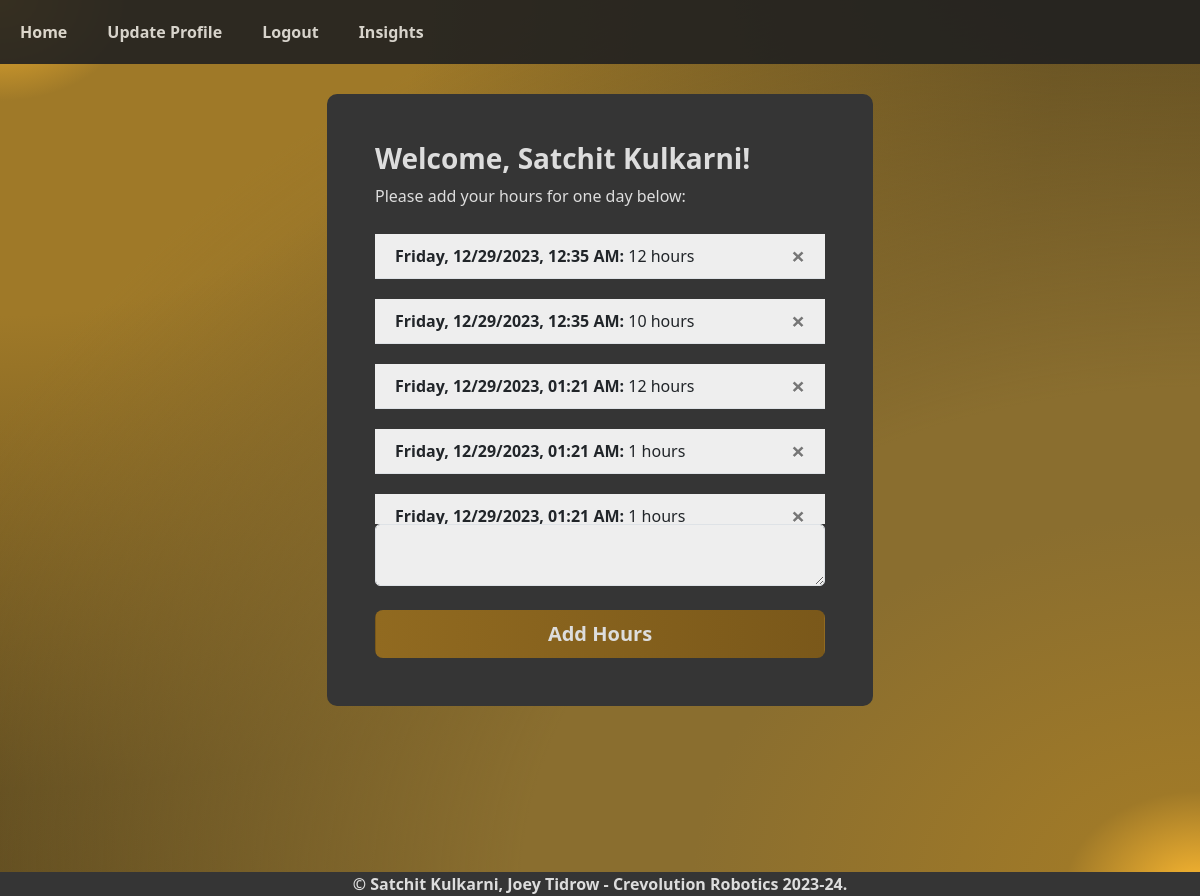
The page / (signed in) on the database as committed earlier.
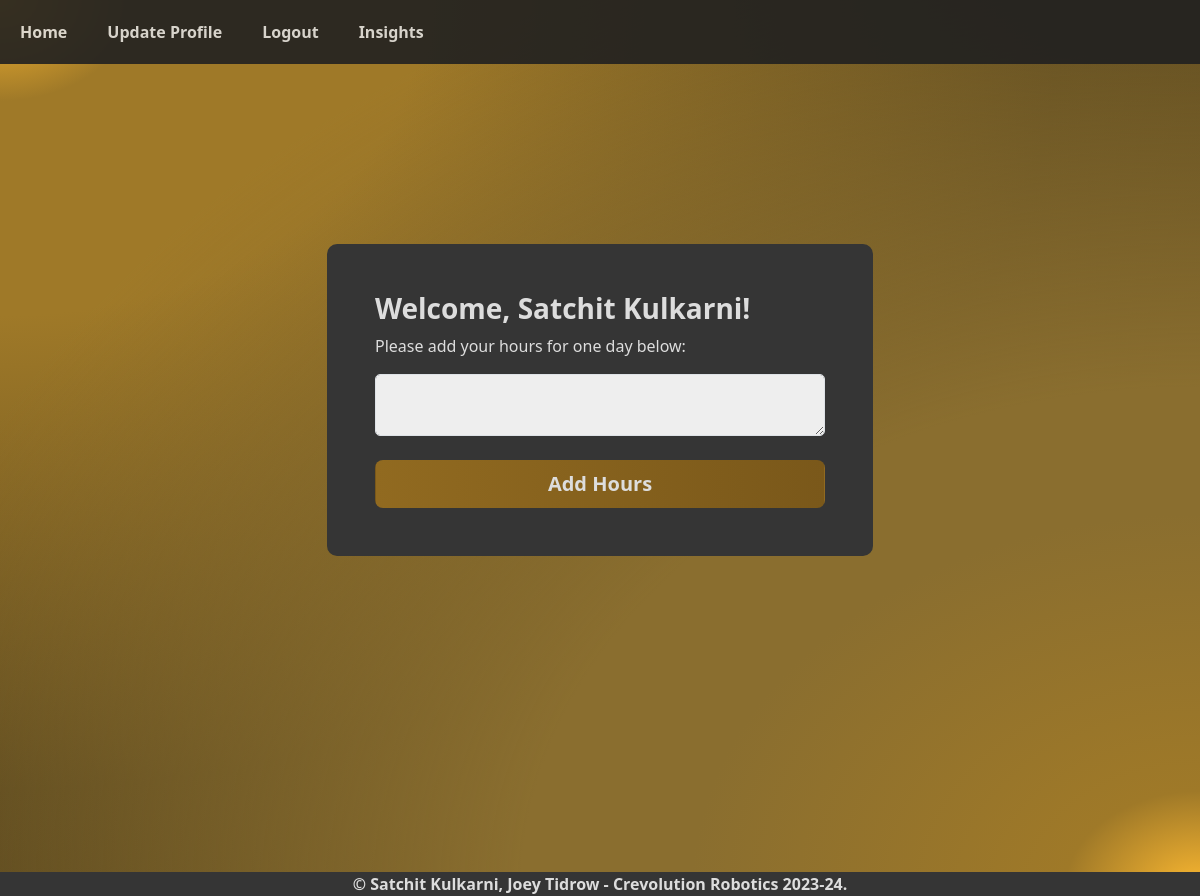
The same page on the database as committed later.
### website/models.py (models this page shows)
class User(db.Model, UserMixin):
    id = db.Column(db.Integer, primary_key=True)
    email = db.Column(db.String(250), unique=True)
    password = db.Column(db.String(250))
    fullName = db.Column(db.String(250))
    total = db.Column(db.Float)
    hours = db.relationship('Hours')

class Hours(db.Model):
    id = db.Column(db.Integer, primary_key=True)
    data = db.Column(db.Float)
    date = db.Column(db.DateTime(timezone=True), default=lambda:datetime.now(pytz.timezone('America/New_York')), unique=True)
    user_id = db.Column(db.Integer, db.ForeignKey('user.id'))

### website/views.py (the view, shortened to what this page needs)
@views.route('/', methods=['GET', 'POST'])
@login_required
def home():
    return render_template("home.html", user=current_user)

### website/__init__.py (called while the page is built)
def create_app():
    app = Flask(__name__)
    app.config['SECRET_KEY'] = 'Joey Tidrow is a big nerd'
    app.config['SQLALCHEMY_DATABASE_URI'] = f'sqlite:///{DB_NAME}'
    db.init_app(app)
    from .views import views
    from .auth import auth
    app.register_blueprint(views, url_prefix = '/')
    app.register_blueprint(auth, url_prefix = '/')
    from .models import User, Hours
    with app.app_context():
        db.create_all()
    login_manager = LoginManager()
    login_manager.login_view = 'auth.login'
    login_manager.init_app(app)
    @login_manager.user_loader
    def load_user(id):
        return User.query.get(int(id))
    return app

### website/templates/home.html
{% extends "base.html" %}
{% block title %}Home{% endblock %} {% block content %}
<section class="vh-100 bg-image z-0">
  <div class="mask d-flex align-items-center h-100 z-0">
    <div class="container h-100 z-0">
      <div
        class="row d-flex justify-content-center align-items-center h-100 z-0">
        <div class="col-12 col-md-9 col-lg-7 col-xl-6 z-0">
          <div class="card z-0" style="border-radius: 15px;">
            <div class="card-body p-5 logincss z-0">
              <h3><b>Welcome, {{user.fullName}}!</b></h3>
              <p>Please add your hours for one day below:</p>
              <div style="max-height:300px; overflow-y:auto;">
                <ul class="list-group list-group-flush" id="hours">
                  {% for hour in user.hours %}
                  <li class="list-group-item">
                    <b>{{hour.date.strftime('%A, %m/%d/%Y, %I:%M %p')}}:</b> {{
                    hour.data|int if hour.data % 1 == 0 else hour.data }} hours
                    <button type="button" class="close"
                      onClick="deleteHour('{{hour.id}}')">
                      <span aria-hidden="true">&times;</span>
                    </button>
                  </li>
                  {% endfor %}
                </ul>
              </div>
              <form method="POST">
                <textarea name="hour" id="hour" class="form-control"></textarea>
                <br />
                <div align="center">
                  <button type="submit"
                    class="btn btn-block btn-lg gradient-custom-4 "><b>Add
                      Hours</b></button>
                </div>
              </form>
            </div>
          </div>
        </div>
      </div>
    </div>
  </div>
</section>
{% endblock %}

### website/templates/base.html (shortened to what this page needs)
<!DOCTYPE html>
<html lang="en">
  <head>
    <link
      rel="stylesheet"
      href="https://stackpath.bootstrapcdn.com/bootstrap/4.4.1/css/bootstrap.min.css"
 />
    <link
      href="https://cdn.jsdelivr.net/npm/bootstrap@5.3.2/dist/css/bootstrap.min.css"
      rel="stylesheet"
>
    <link
      rel="stylesheet"
      href="../static/style.css" />
  </head>
  <body class="gradient-custom-3 z-0">
    <nav class="navbar navbar-expand-md navbar-dark z-3">
      <div class="collapse navbar-collapse" id="navbar">
        <div class="navbar-nav">
          {% if user.is_authenticated %}
          <a class="nav-item nav-link" id="home" href="/"><b>Home</b></a>
          <a class="nav-item nav-link" id="update" href="/update"><b>Update
              Profile</b></a>
          <a class="nav-item nav-link" id="logout"
            href="/logout"><b>Logout</b></a>
          {% else %}
          <a class="nav-item nav-link" id="login" href="/login"><b>Login</b></a>
          <a class="nav-item nav-link" id="signUp" href="/sign-up"><b>Sign
              Up</b></a>
          {% endif %}
          <a class="nav-item nav-link d-none d-md-block" id="insights"
            href="/insights"><b>Insights</b></a>
        </div>
      </div>
    </nav>
    <div class="container:">
      {% block content %} {% endblock %}
    </div>
    <br>
    <br>
    <br>
  </body>
  <footer class="z-2">
    <p class="text-center d-none d-md-block footpart"><b>© Satchit Kulkarni,
        Joey Tidrow
        -
        Crevolution
        Robotics 2023-24.</b></p>
  </footer>
</html>

### website/static/style.css (style rules this page uses)
.gradient-custom-3 { background: #916a20; background: radial-gradient(ellipse farthest-corner at right bottom, #FDB931 0%, #9f7928 8%, #8A6E2F 30%, #8A6E2F 40%, transparent 80%), radial-gradient(ellipse farthest-corner at left top, #FDB931 0%, #9f7928 8%, #9f7928 25%, #5d4a1f 62.5%, #4b3c19 100%); }
.gradient-custom-4 { background: #b28228; color: #dddddd; background: linear-gradient(to left, #7a581a, #916a20) }
body { background: #353535; }
body { -ms-overflow-style: none; scrollbar-width: none; }
.logincss { color: #dddddd; background: #353535; border-radius: 10px; }
footer { background: #353535; color: #dddddd; position: relative; left: 0; bottom: 0; width: 100%; height: 20px; margin: 0px 0px 0px 0px !important; }
.footpart { background: #353535; }
.navbar { opacity: 0.9; background: #212121; position: fixed; left: 0; top: 0; width: 100%; }
.card { border-width: 0px; border-radius: 10px; }
.nav-item { color:#dddddd !important; padding: 12px 20px 12px 20px !important; }
.form-control { border-radius: 5px; background-color: #eeeeee; }

Rows that differ between the two databases and show on the page:
removed Hours: date "Friday, 12/29/2023, 12:35 AM", hour.data|intifhour.data%1==0elsehour.data "12"
removed Hours: date "Friday, 12/29/2023, 12:35 AM", hour.data|intifhour.data%1==0elsehour.data "10"
removed Hours: date "Friday, 12/29/2023, 01:21 AM", hour.data|intifhour.data%1==0elsehour.data "12"
removed Hours: date "Friday, 12/29/2023, 01:21 AM", hour.data|intifhour.data%1==0elsehour.data "1"
removed Hours: date "Friday, 12/29/2023, 01:21 AM", hour.data|intifhour.data%1==0elsehour.data "1"
